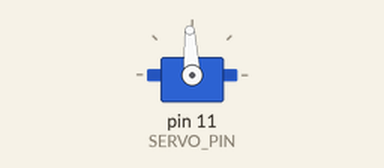
The sketch below on a simulated Arduino Uno, built with avr-gcc and run on an emulated ATmega328P. On the bench: servo. Wiring (inferred from the names in the program): servo: signal pin 11. Servo pulses on a pin are drawn as a servo (544–2400 µs = 0–180°); what the sketch prints to the serial monitor is not drawn.

Above: at 0.1 s.
Timing chart, 0 to 40.0 s (numbered marks = the images above):
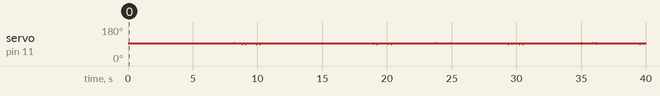

The sketch:

servoSingle.ino
```cpp
#define SERVO_PIN 11
uint32_t volatile us, ms;

// This is the time since the last rising edge in units of 0.5us.
uint16_t volatile servoTime = 0;

// This is the pulse width we want in units of 0.5us.
uint16_t volatile servoHighTime = 3000;

// This is true if the servo pin is currently high.
boolean volatile servoHigh = false;

void setup()
{
  servoInit();
  Serial.begin(9600);
}

void loop()
{
  Serial.print(micros());
  Serial.print("  ");
  Serial.println(get_us());

}
uint32_t get_ms() {
  unsigned long m;
  uint8_t oldSREG = SREG;
  cli();
  m = us / 2 / 1000;
  SREG = oldSREG;
  return m;
}
uint32_t get_us() {
  unsigned long m;
  uint8_t oldSREG = SREG;
  cli();
  m = us / 2;
  SREG = oldSREG;
  return m;
}
// This ISR runs after Timer 2 reaches OCR2A and resets.
// In this ISR, we set OCR2A in order to schedule when the next
// interrupt will happen.
// Generally we will set OCR2A to 255 so that we have an
// interrupt every 128 us, but the first two interrupt intervals
// after the rising edge will be smaller so we can achieve
// the desired pulse width.
ISR(TIMER2_COMPA_vect)
{

  // The time that passed since the last interrupt is OCR2A + 1
  // because the timer value will equal OCR2A before going to 0.
  servoTime += OCR2A + 1;
  us += OCR2A + 1;

  static uint16_t highTimeCopy = 3000;
  static uint8_t interruptCount = 0;

  if (servoHigh)
  {
    if (++interruptCount == 2)
    {
      OCR2A = 255;
    }

    // The servo pin is currently high.
    // Check to see if is time for a falling edge.
    // Note: We could == instead of >=.
    if (servoTime >= highTimeCopy)
    {
      // The pin has been high enough, so do a falling edge.
      digitalWrite(SERVO_PIN, LOW);
      servoHigh = false;
      interruptCount = 0;
    }
  }
  else
  {
    // The servo pin is currently low.

    if (servoTime >= 40000)
    {
      // We've hit the end of the period (20 ms),
      // so do a rising edge.
      highTimeCopy = servoHighTime;
      digitalWrite(SERVO_PIN, HIGH);
      servoHigh = true;
      servoTime = 0;
      interruptCount = 0;
      OCR2A = ((highTimeCopy % 256) + 256) / 2 - 1;
    }
  }
}

void servoInit()
{
  digitalWrite(SERVO_PIN, LOW);
  pinMode(SERVO_PIN, OUTPUT);

  // Turn on CTC mode.  Timer 2 will count up to OCR2A, then
  // reset to 0 and cause an interrupt.
  TCCR2A = (1 << WGM21);
  // Set a 1:8 prescaler.  This gives us 0.5us resolution.
  TCCR2B = (1 << CS21);

  // Put the timer in a good default state.
  TCNT2 = 0;
  OCR2A = 255;

  TIMSK2 |= (1 << OCIE2A);  // Enable timer compare interrupt.
  sei();   // Enable interrupts.
}

void servoSetPosition(uint16_t highTimeMicroseconds)
{
  TIMSK2 &= ~(1 << OCIE2A); // disable timer compare interrupt
  servoHighTime = highTimeMicroseconds * 2;
  TIMSK2 |= (1 << OCIE2A); // enable timer compare interrupt
}
```
